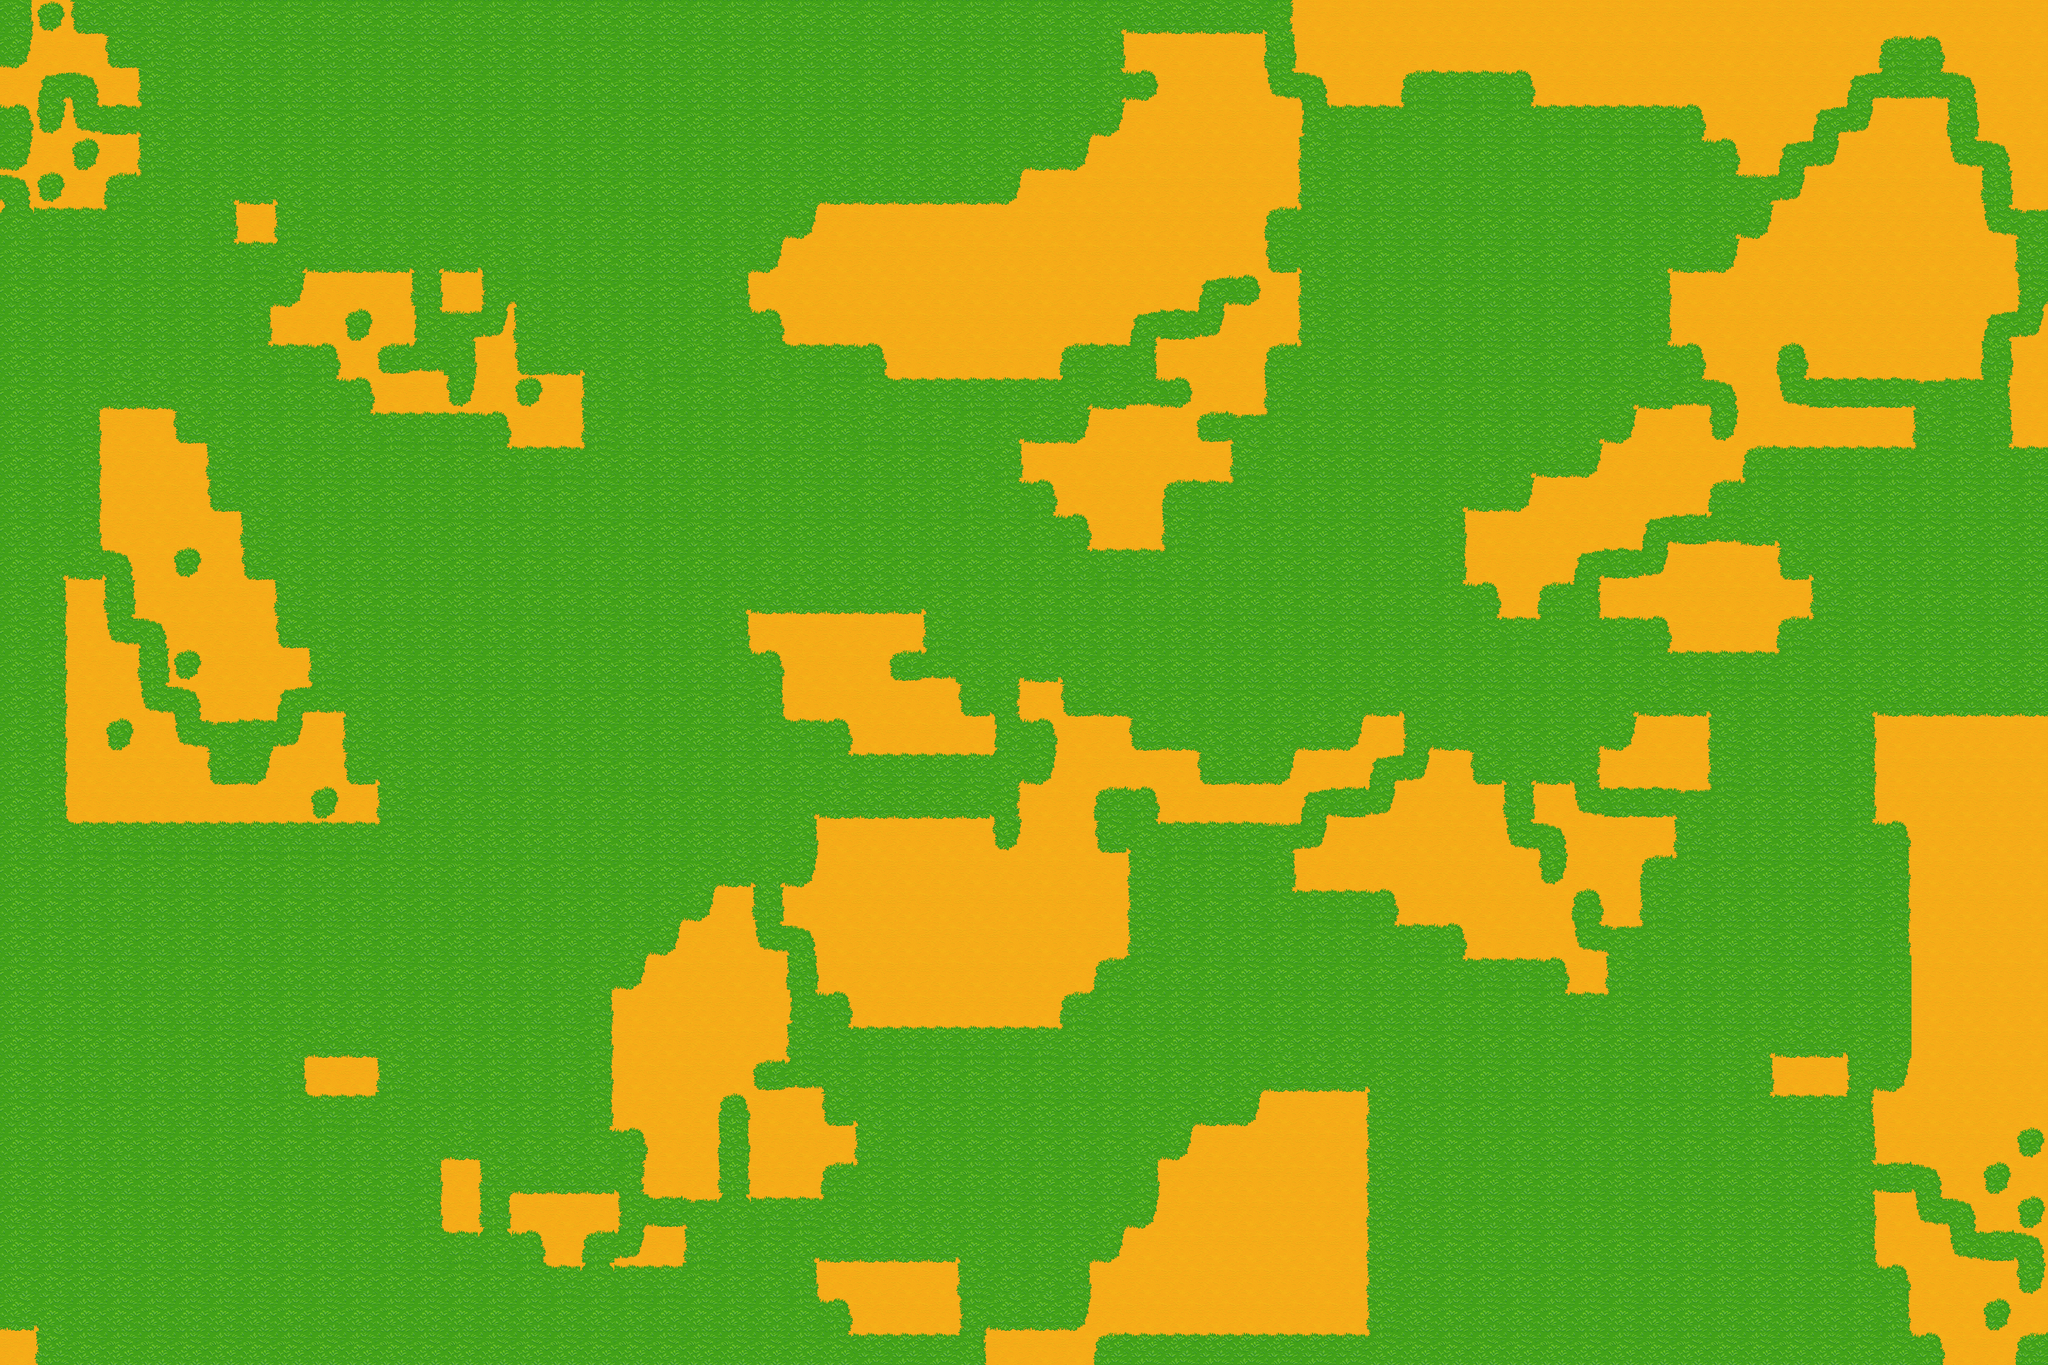

The image is a tile-based game level rendered from a .tmx file. Its description and source (layers, tilesets, objects; grid data summarised) follow:
An orthogonal 60x40 tile map with 64x64 px tiles, 1 tile layer (Ground), 2 tilesets and 149 objects.

<map version="1.10" tiledversion="1.10.1" orientation="orthogonal" renderorder="right-down" width="60" height="40" tilewidth="64" tileheight="64" infinite="0" nextlayerid="3" nextobjectid="150">
 <tileset firstgid="1" source="FarmingTileset.tsx" />
 <tileset firstgid="309" source="Vegetation.tsx" />
 <layer id="1" name="Ground" width="60" height="40">
  <data>[2400 cells, 2400 non-empty, 43 distinct tile ids]</data>
 </layer>
 <objectgroup id="2" name="Vegetation">
  <object id="1" gid="309" x="293.333" y="337.667" width="16" height="22" />
  <object id="2" gid="309" x="278.667" y="309.667" width="16" height="22" />
  <object id="3" gid="309" x="270.667" y="285.667" width="16" height="22" />
  <object id="4" gid="309" x="476" y="328.333" width="16" height="22" />
  <object id="5" gid="309" x="498.667" y="320.333" width="16" height="22" />
  <object id="6" gid="309" x="509.333" y="344.333" width="16" height="22" />
  <object id="7" gid="317" x="489.333" y="332.333" width="16" height="22" />
  <object id="8" gid="317" x="278.667" y="329.667" width="16" height="22" />
  <object id="9" gid="317" x="268" y="332.333" width="16" height="22" />
  <object id="10" gid="317" x="257.333" y="352.333" width="16" height="22" />
  <object id="11" gid="317" x="265.333" y="304.333" width="16" height="22" />
  <object id="12" gid="317" x="282.667" y="292.333" width="16" height="22" />
  <object id="13" gid="316" x="493.333" y="348.333" width="16" height="22" />
  <object id="14" gid="316" x="485.333" y="343" width="16" height="22" />
  <object id="15" gid="316" x="273.333" y="339" width="16" height="22" />
  <object id="16" gid="316" x="264" y="363" width="16" height="22" />
  <object id="17" gid="315" x="282.667" y="318.667" width="32" height="31" />
  <object id="18" gid="315" x="453.333" y="344" width="32" height="31" />
  <object id="19" gid="315" x="444" y="353.333" width="32" height="31" />
  <object id="20" gid="314" x="510.667" y="322.667" width="32" height="31" />
  <object id="21" gid="314" x="574.667" y="190.667" width="32" height="31" />
  <object id="22" gid="314" x="625.333" y="134.667" width="32" height="31" />
  <object id="23" gid="314" x="598.667" y="121.333" width="32" height="31" />
  <object id="24" gid="314" x="549.333" y="65.3333" width="32" height="31" />
  <object id="25" gid="314" x="284" y="146.667" width="32" height="31" />
  <object id="26" gid="314" x="262.667" y="133.333" width="32" height="31" />
  <object id="27" gid="314" x="278.667" y="93.3333" width="32" height="31" />
  <object id="28" gid="315" x="608" y="140" width="32" height="31" />
  <object id="29" gid="315" x="565.333" y="73.3333" width="32" height="31" />
  <object id="30" gid="315" x="541.333" y="46.6667" width="32" height="31" />
  <object id="31" gid="315" x="584" y="184" width="32" height="31" />
  <object id="32" gid="315" x="561.333" y="204" width="32" height="31" />
  <object id="33" gid="315" x="302.667" y="162.667" width="32" height="31" />
  <object id="34" gid="315" x="270.667" y="140" width="32" height="31" />
  <object id="35" gid="315" x="260" y="89.3333" width="32" height="31" />
  <object id="36" gid="317" x="589.333" y="219" width="16" height="22" />
  <object id="37" gid="317" x="636" y="169.667" width="16" height="22" />
  <object id="38" gid="317" x="734.667" y="113.667" width="16" height="22" />
  <object id="39" gid="317" x="632" y="372.333" width="16" height="22" />
  <object id="40" gid="317" x="618.667" y="359" width="16" height="22" />
  <object id="41" gid="317" x="628" y="309.667" width="16" height="22" />
  <object id="42" gid="317" x="368" y="135" width="16" height="22" />
  <object id="43" gid="317" x="385.333" y="115" width="16" height="22" />
  <object id="44" gid="317" x="382.667" y="83" width="16" height="22" />
  <object id="45" gid="317" x="234.667" y="72.3333" width="16" height="22" />
  <object id="46" gid="317" x="190.667" y="48.3333" width="16" height="22" />
  <object id="47" gid="317" x="201.333" y="48.3333" width="16" height="22" />
  <object id="48" gid="317" x="204" y="40.3333" width="16" height="22" />
  <object id="49" gid="317" x="241.333" y="504.333" width="16" height="22" />
  <object id="50" gid="317" x="225.333" y="535" width="16" height="22" />
  <object id="51" gid="317" x="197.333" y="583" width="16" height="22" />
  <object id="52" gid="317" x="176" y="559" width="16" height="22" />
  <object id="53" gid="317" x="214.667" y="545.667" width="16" height="22" />
  <object id="54" gid="317" x="208" y="548.333" width="16" height="22" />
  <object id="55" gid="317" x="198.667" y="539" width="16" height="22" />
  <object id="56" gid="317" x="190.667" y="520.333" width="16" height="22" />
  <object id="57" gid="316" x="616" y="368.333" width="16" height="22" />
  <object id="58" gid="316" x="612" y="347" width="16" height="22" />
  <object id="59" gid="316" x="622.667" y="348.333" width="16" height="22" />
  <object id="60" gid="316" x="624" y="329.667" width="16" height="22" />
  <object id="61" gid="316" x="621.333" y="308.333" width="16" height="22" />
  <object id="62" gid="316" x="584" y="219" width="16" height="22" />
  <object id="63" gid="316" x="576" y="203" width="16" height="22" />
  <object id="64" gid="316" x="562.667" y="183" width="16" height="22" />
  <object id="65" gid="316" x="628" y="177.667" width="16" height="22" />
  <object id="66" gid="316" x="621.333" y="160.333" width="16" height="22" />
  <object id="67" gid="316" x="606.667" y="156.333" width="16" height="22" />
  <object id="68" gid="316" x="726.667" y="125.667" width="16" height="22" />
  <object id="69" gid="316" x="717.333" y="113.667" width="16" height="22" />
  <object id="70" gid="316" x="708" y="109.667" width="16" height="22" />
  <object id="71" gid="316" x="385.333" y="95" width="16" height="22" />
  <object id="72" gid="316" x="370.667" y="83" width="16" height="22" />
  <object id="73" gid="316" x="364" y="67" width="16" height="22" />
  <object id="74" gid="316" x="381.333" y="119" width="16" height="22" />
  <object id="75" gid="316" x="370.667" y="119" width="16" height="22" />
  <object id="76" gid="316" x="358.667" y="104.333" width="16" height="22" />
  <object id="77" gid="316" x="360" y="132.333" width="16" height="22" />
  <object id="78" gid="316" x="373.333" y="148.333" width="16" height="22" />
  <object id="79" gid="316" x="388" y="135" width="16" height="22" />
  <object id="80" gid="316" x="245.333" y="72.3333" width="16" height="22" />
  <object id="81" gid="316" x="233.333" y="80.3333" width="16" height="22" />
  <object id="82" gid="316" x="221.333" y="65.6667" width="16" height="22" />
  <object id="83" gid="316" x="213.333" y="59" width="16" height="22" />
  <object id="84" gid="316" x="194.667" y="37.6667" width="16" height="22" />
  <object id="85" gid="316" x="177.333" y="27" width="16" height="22" />
  <object id="86" gid="316" x="166.667" y="25.6667" width="16" height="22" />
  <object id="87" gid="316" x="290.667" y="152.333" width="16" height="22" />
  <object id="88" gid="316" x="278.667" y="156.333" width="16" height="22" />
  <object id="89" gid="316" x="274.667" y="181.667" width="16" height="22" />
  <object id="90" gid="316" x="262.667" y="176.333" width="16" height="22" />
  <object id="91" gid="317" x="630.667" y="344.333" width="16" height="22" />
  <object id="92" gid="317" x="609.333" y="325.667" width="16" height="22" />
  <object id="93" gid="317" x="608" y="307" width="16" height="22" />
  <object id="94" gid="317" x="721.333" y="101.667" width="16" height="22" />
  <object id="95" gid="309" x="725.333" y="113.667" width="16" height="22" />
  <object id="96" gid="309" x="626.667" y="169.667" width="16" height="22" />
  <object id="97" gid="309" x="609.333" y="151" width="16" height="22" />
  <object id="98" gid="309" x="598.667" y="135" width="16" height="22" />
  </objectgroup>
</map>
<!-- 51 of 149 objects omitted -->